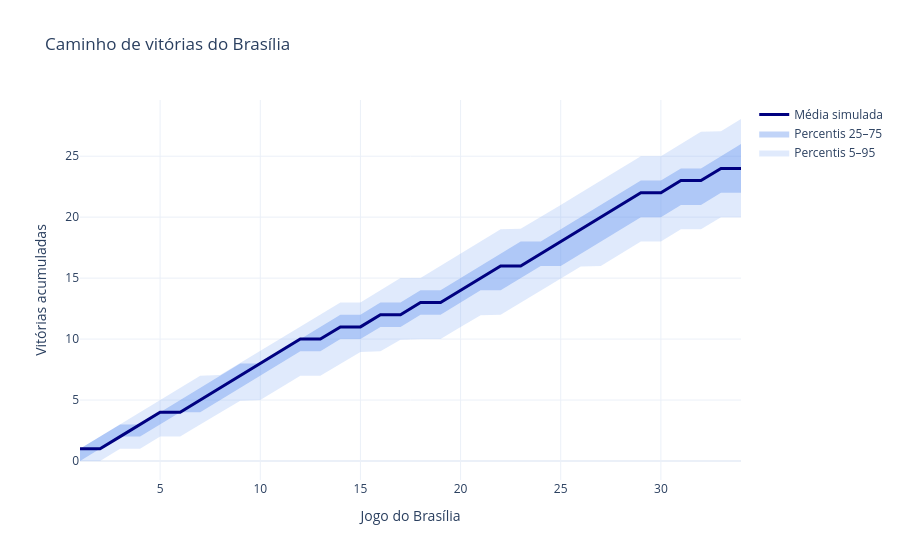

Notebook source saved alongside this figure:
### Code cell
# Esperado: linhas = simulações; colunas = jogos do Brasília
if caminhos_vitorias.ndim != 2:
    raise ValueError("O caminho de vitórias precisa ser um array 2D.")

jogos = np.arange(1, caminhos_vitorias.shape[1] + 1)

p05, p25, media, p75, p95 = np.percentile(
    caminhos_vitorias, [5, 25, 50, 75, 95], axis=0
)

fig = go.Figure()

# Faixa externa: percentis 5–95
fig.add_trace(go.Scatter(
    x=jogos, y=p95,
    mode="lines",
    line=dict(width=0),
    showlegend=False,
    hoverinfo="skip"
))
fig.add_trace(go.Scatter(
    x=jogos, y=p05,
    mode="lines",
    line=dict(width=0),
    fill="tonexty",
    fillcolor="rgba(100, 149, 237, 0.20)",
    name="Percentis 5–95",
    hoverinfo="skip"
))

# Faixa interna: percentis 25–75
fig.add_trace(go.Scatter(
    x=jogos, y=p75,
    mode="lines",
    line=dict(width=0),
    showlegend=False,
    hoverinfo="skip"
))
fig.add_trace(go.Scatter(
    x=jogos, y=p25,
    mode="lines",
    line=dict(width=0),
    fill="tonexty",
    fillcolor="rgba(100, 149, 237, 0.40)",
    name="Percentis 25–75",
    hoverinfo="skip"
))

# Linha central: média das simulações
fig.add_trace(go.Scatter(
    x=jogos,
    y=media,
    mode="lines",
    line=dict(color="navy", width=3),
    name="Média simulada"
))

fig.update_layout(
    title="Caminho de vitórias do Brasília",
    xaxis_title="Jogo do Brasília",
    yaxis_title="Vitórias acumuladas",
    template="plotly_white",
    hovermode="x unified"
)

fig.show()

### Figure 1 — Plotly figure (JSON) as saved in the notebook; plotly's stock layout.template omitted (floating-point values rounded to 4 significant figures)
{"data": [{"hoverinfo": "skip", "line": {"width": 0}, "mode": "lines", "showlegend": false, "type": "scatter", "x": [1, 2, 3, 4, 5, 6, 7, 8, 9, 10, 11, 12, 13, 14, 15, 16, 17, 18, 19, 20, 21, 22, 23, 24, 25, 26, 27, 28, 29, 30, 31, 32, 33, 34], "y": [1.0, 2.0, 3.0, 4.0, 5.0, 6.0, 7.0, 7.05, 8.05, 9.0, 10.0, 11.0, 12.0, 13.0, 13.0, 14.0, 15.0, 15.0, 16.0, 17.0, 18.0, 19.0, 19.05, 20.0, 21.0, 22.0, 23.0, 24.0, 25.0, 25.0, 26.0, 27.0, 27.05, 28.05]}, {"fill": "tonexty", "fillcolor": "rgba(100, 149, 237, 0.20)", "hoverinfo": "skip", "line": {"width": 0}, "mode": "lines", "name": "Percentis 5–95", "type": "scatter", "x": [1, 2, 3, 4, 5, 6, 7, 8, 9, 10, 11, 12, 13, 14, 15, 16, 17, 18, 19, 20, 21, 22, 23, 24, 25, 26, 27, 28, 29, 30, 31, 32, 33, 34], "y": [0.0, 0.0, 1.0, 1.0, 2.0, 2.0, 3.0, 3.95, 4.95, 5.0, 6.0, 7.0, 7.0, 8.0, 8.95, 9.0, 9.95, 10.0, 10.0, 11.0, 11.95, 12.0, 13.0, 13.95, 14.95, 15.95, 16.0, 17.0, 18.0, 18.0, 19.0, 19.0, 20.0, 20.0]}, {"hoverinfo": "skip", "line": {"width": 0}, "mode": "lines", "showlegend": false, "type": "scatter", "x": [1, 2, 3, 4, 5, 6, 7, 8, 9, 10, 11, 12, 13, 14, 15, 16, 17, 18, 19, 20, 21, 22, 23, 24, 25, 26, 27, 28, 29, 30, 31, 32, 33, 34], "y": [1.0, 2.0, 3.0, 3.0, 4.0, 5.0, 6.0, 7.0, 8.0, 8.0, 9.0, 10.0, 11.0, 12.0, 12.0, 13.0, 13.0, 14.0, 14.0, 15.0, 16.0, 17.0, 18.0, 18.0, 19.0, 20.0, 21.0, 22.0, 23.0, 23.0, 24.0, 24.0, 25.0, 26.0]}, {"fill": "tonexty", "fillcolor": "rgba(100, 149, 237, 0.40)", "hoverinfo": "skip", "line": {"width": 0}, "mode": "lines", "name": "Percentis 25–75", "type": "scatter", "x": [1, 2, 3, 4, 5, 6, 7, 8, 9, 10, 11, 12, 13, 14, 15, 16, 17, 18, 19, 20, 21, 22, 23, 24, 25, 26, 27, 28, 29, 30, 31, 32, 33, 34], "y": [0.0, 1.0, 2.0, 2.0, 3.0, 4.0, 4.0, 5.0, 6.0, 7.0, 8.0, 9.0, 9.0, 10.0, 10.0, 11.0, 11.0, 12.0, 12.0, 13.0, 14.0, 14.0, 15.0, 16.0, 16.0, 17.0, 18.0, 19.0, 20.0, 20.0, 21.0, 21.0, 22.0, 22.0]}, {"line": {"color": "navy", "width": 3}, "mode": "lines", "name": "Média simulada", "type": "scatter", "x": [1, 2, 3, 4, 5, 6, 7, 8, 9, 10, 11, 12, 13, 14, 15, 16, 17, 18, 19, 20, 21, 22, 23, 24, 25, 26, 27, 28, 29, 30, 31, 32, 33, 34], "y": [1.0, 1.0, 2.0, 3.0, 4.0, 4.0, 5.0, 6.0, 7.0, 8.0, 9.0, 10.0, 10.0, 11.0, 11.0, 12.0, 12.0, 13.0, 13.0, 14.0, 15.0, 16.0, 16.0, 17.0, 18.0, 19.0, 20.0, 21.0, 22.0, 22.0, 23.0, 23.0, 24.0, 24.0]}], "layout": {"hovermode": "x unified", "title": {"text": "Caminho de vitórias do Brasília"}, "xaxis": {"title": {"text": "Jogo do Brasília"}}, "yaxis": {"title": {"text": "Vitórias acumuladas"}}}}
